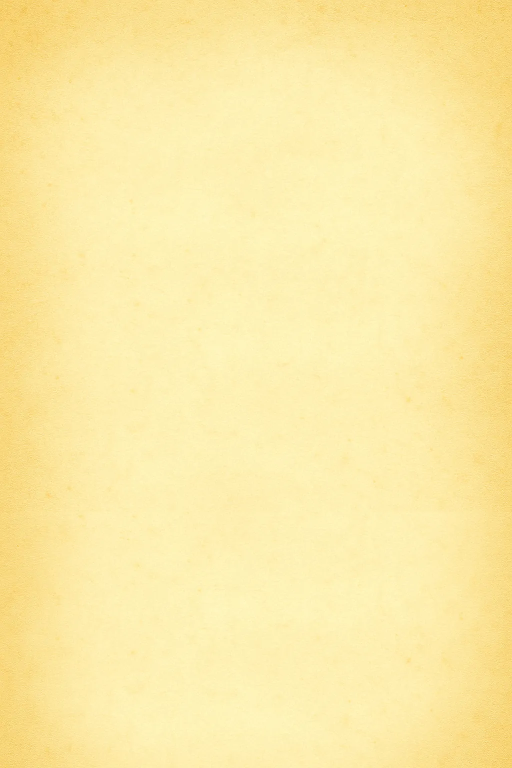
#> input picture site/dist/images/paper-bg.webp, 1024 x 1536 px, found by its file name (shown at 1/2 size)
$ python og_image.py dist/images/paper-bg.webp
#> lines starting #> are read from the running program, lines starting #| are printed output that depends on the picture
#!/usr/bin/env python3
# -*- coding: utf-8 -*-
"""Image de partage (reseaux sociaux, WhatsApp...) 1200 x 630 : le logo dessine sur le parchemin.

Usage : python3 og_image.py chemin/vers/alice.ttf
(la police Alice in Wonderland en TTF ; fonts/ ne contient que le woff2 du site,
 la conversion se fait avec fontTools : TTFont(woff2).flavor = None ; save(ttf)).
"""
import os, sys
from PIL import Image, ImageDraw, ImageFont, ImageFilter

HERE = os.path.dirname(os.path.abspath(__file__))
IMG = os.path.join(HERE, "images")
W, H = 1200, 630
INK = (59, 56, 43)


def main(ttf):
#> called with ttf = 'dist/images/paper-bg.webp'
    paper = Image.open(os.path.join(IMG, "paper-bg.webp")).convert("RGB")
#> paper is the input picture: PIL image 1024x1536 RGB; mean R, G, B 252.1, 234.3, 165.7
    # le parchemin d'origine est vertical : on le recadre en paysage en gardant ses bords plus sombres
    pw, ph = paper.size
#> pw = 1024; ph = 1536
    scale = max(W / pw, H / ph)
#> scale = 1.17
    paper = paper.resize((int(pw * scale) + 1, int(ph * scale) + 1), Image.LANCZOS)
#> paper: PIL image 1201x1801 RGB
    x0, y0 = (paper.width - W) // 2, (paper.height - H) // 2
#> x0 = 0; y0 = 585
    bg = paper.crop((x0, y0, x0 + W, y0 + H))
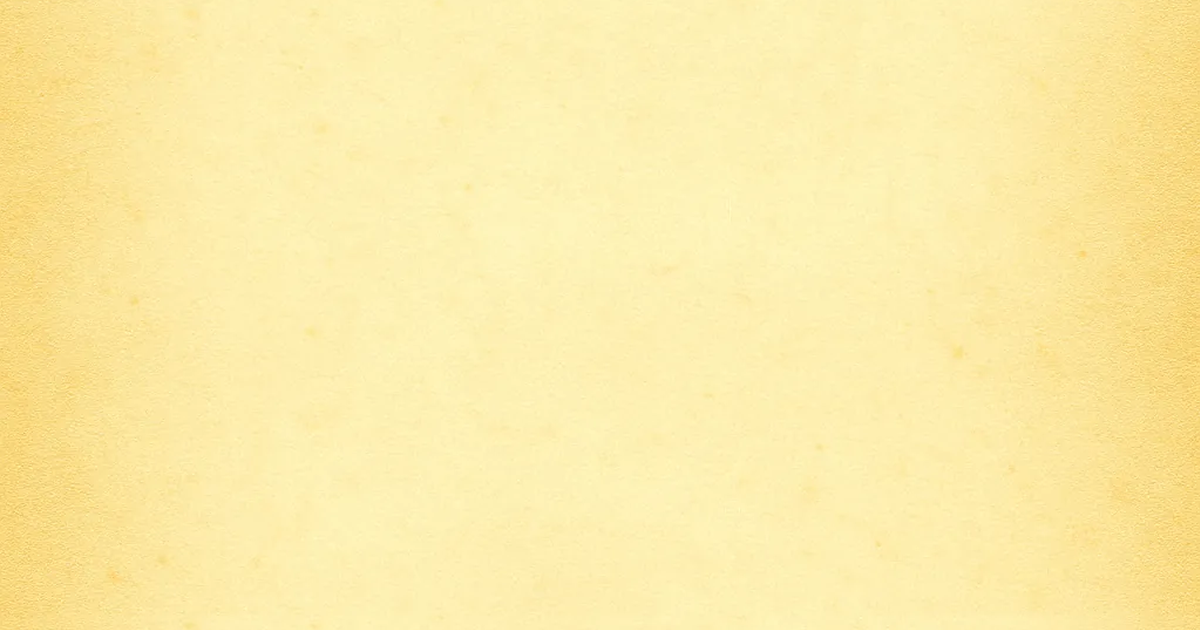
#> bg: PIL image 1200x630 RGB; mean R, G, B 252.4, 235.3, 168
    # vignette douce, comme les bords du fond Wix
    vign = Image.new("L", (W, H), 0)
#> vign: PIL image 1200x630 L; every value is 0
    d = ImageDraw.Draw(vign)
    d.rectangle((60, 50, W - 60, H - 50), fill=255)
    vign = vign.filter(ImageFilter.GaussianBlur(70))
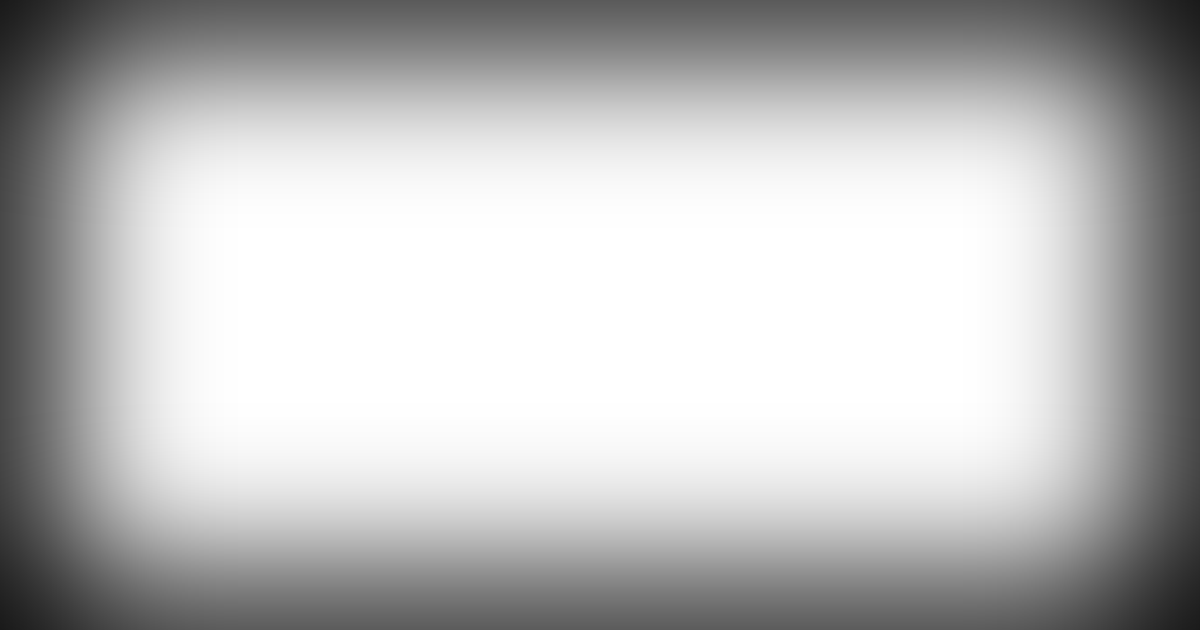
#> vign: PIL image 1200x630 L; min 26, max 255, mean 187.4
    dark = Image.new("RGB", (W, H), (200, 160, 70))
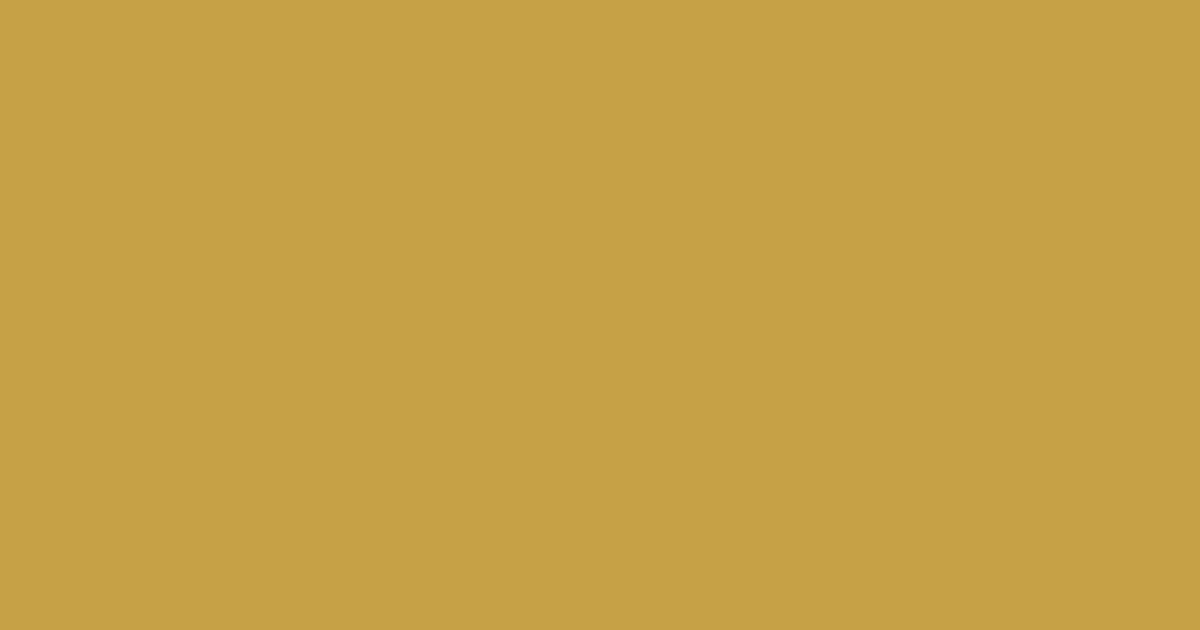
#> dark: PIL image 1200x630 RGB; mean R, G, B 200, 160, 70
    bg = Image.composite(bg, Image.blend(bg, dark, 0.35), vign)
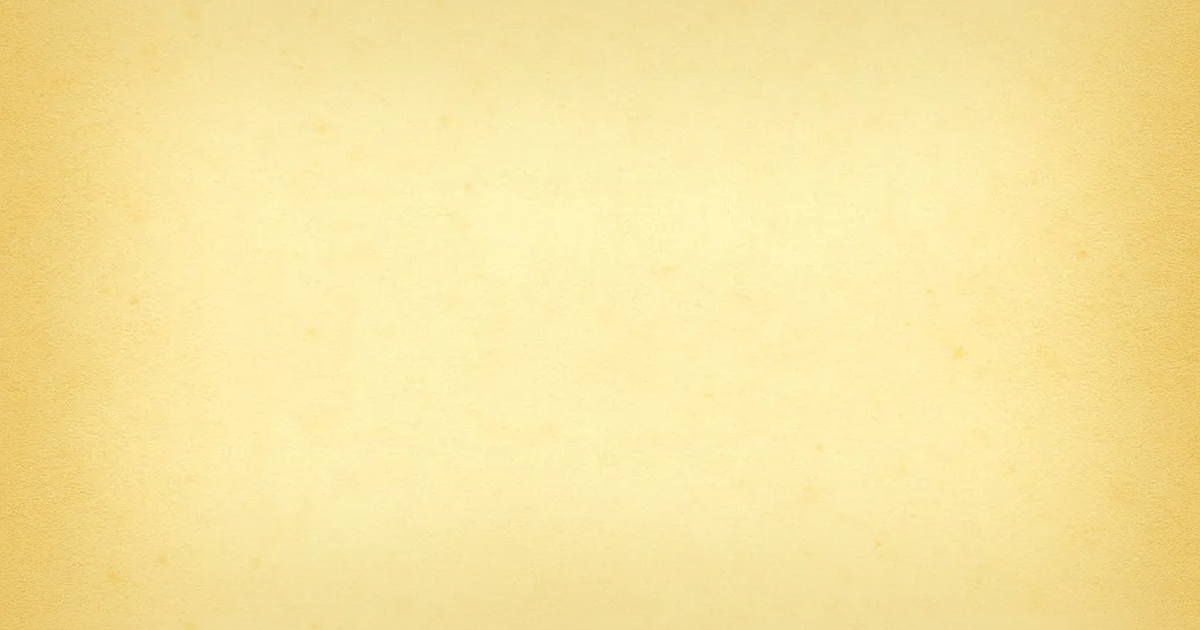
#> bg: PIL image 1200x630 RGB; mean R, G, B 247.5, 228.6, 159.6

#> (the run stopped early here; a loop or call above may not have finished)
